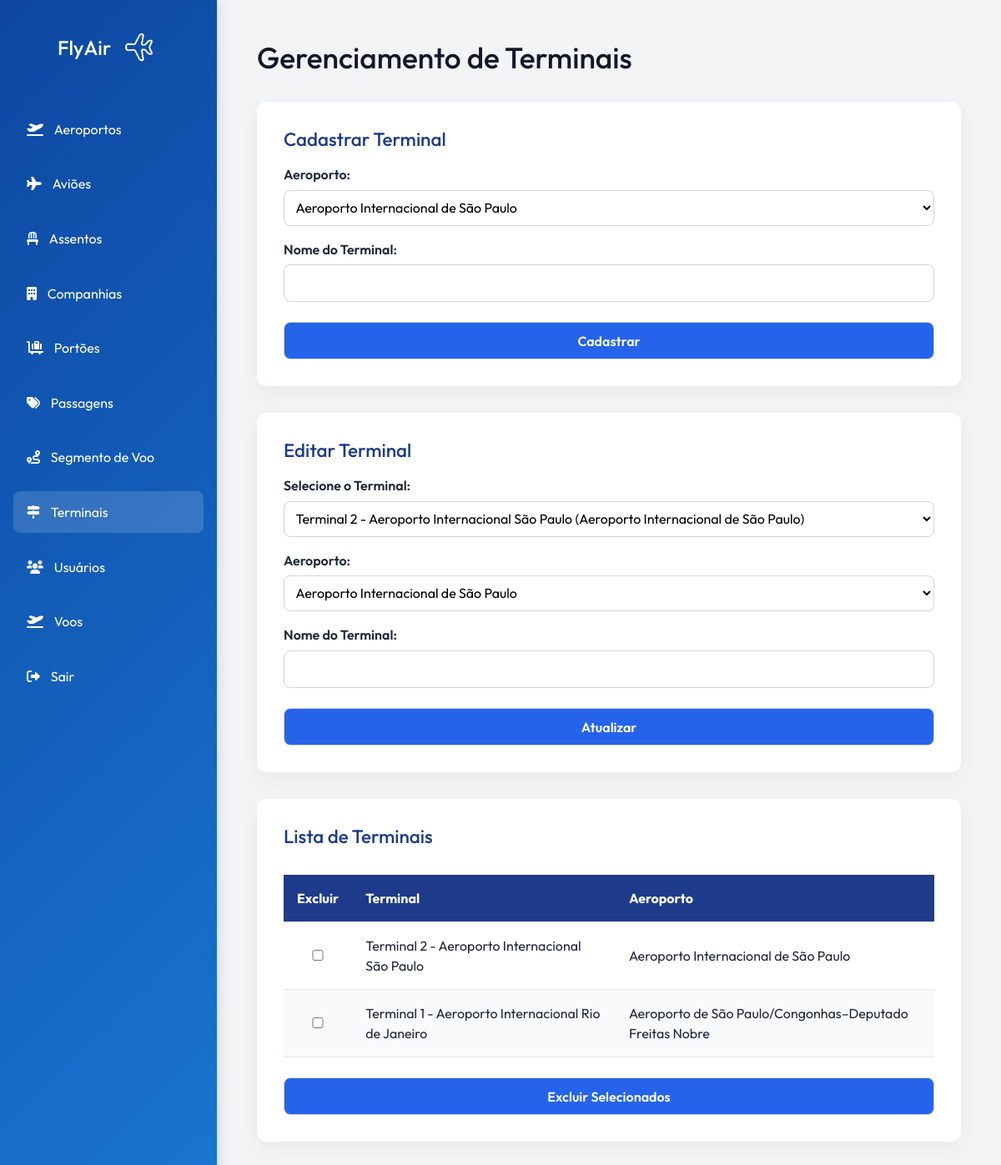
Screenshot of /routes/terminalRoutes.php (signed in) with the database file from the repository.
### tables this page shows
CREATE TABLE `terminais` (
  `id_terminal` int(11) NOT NULL,
  `id_aeroporto` int(11) NOT NULL,
  `nome_terminal` varchar(255) NOT NULL
);

CREATE TABLE `aeroportos` (
  `id_aeroporto` int(11) NOT NULL,
  `nome_aeroporto` varchar(255) NOT NULL,
  `codigo_aeroporto` varchar(10) NOT NULL,
  `localizacao_aeroporto` varchar(255) NOT NULL
);

### app/controllers/TerminalController.php (called while the page is built, shortened)
<?php
require_once __DIR__ . '/../models/Terminal.php';
class TerminalController {
    private $model;
    public function __construct($mysqli) {
        $this->model = new Terminal($mysqli);
    }
    public function index() {
        $terminais = $this->model->listarTodos();
        $aeroportos = $this->model->listarAeroportos();
        include '../app/views/ctrldev/terminal/index.php';
    }
}

### app/models/Terminal.php (called while the page is built, shortened)
<?php
class Terminal {
    private $db;
    public function __construct($mysqli) {
        $this->db = $mysqli;
    }
    public function listarTodos() {
        $sql = "SELECT t.id_terminal, t.nome_terminal, a.nome_aeroporto, a.id_aeroporto
                FROM terminais t
                INNER JOIN aeroportos a ON t.id_aeroporto = a.id_aeroporto";
        return $this->db->query($sql);
    }
    public function listarAeroportos() {
        return $this->db->query("SELECT * FROM aeroportos");
    }
}

### app/views/ctrldev/terminal/index.php (the view, shortened to what this page needs)
<?php
require_once '../routes/terminalRoutes.php';
?>
<!DOCTYPE html>
<html lang="pt-br">
<head>
  <link rel="stylesheet" href="../assets/css/style.css">
  <link href="https://cdnjs.cloudflare.com/ajax/libs/font-awesome/6.0.0-beta3/css/all.min.css" rel="stylesheet">
    <link href="https://cdn.jsdelivr.net/npm/bootstrap@5.3.3/dist/css/bootstrap.min.css" rel="stylesheet">
</head>
<body id="adm">
<aside class="sidebar">
    <div class="sidebar-header">
        <h1>FlyAir<a href="../app/views/ctrldev/"><img src="../assets/images/fly-airplane.png" alt="Logo" class="logo"></a></h1>
    </div>
      <nav class="menu">
        <a href="../routes/aeroportoRoutes.php" class="menu-item">
          <i class="fa-solid fa-plane-departure"></i>
          <span>Aeroportos</span>
        </a>
        <a href="../routes/aviaoRoutes.php" class="menu-item">
          <i class="fas fa-plane"></i>
          <span>Aviões</span>
        </a>
        <a href="../routes/assentoRoutes.php" class="menu-item">
          <i class="fas fa-chair"></i>
          <span>Assentos</span>
        </a>
        <a href="../routes/companhiaRoutes.php" class="menu-item">
          <i class="fas fa-building"></i>
          <span>Companhias</span>
        </a>
        <a href="../routes/portaoRoutes.php" class="menu-item">
          <i class="fa-solid fa-cart-flatbed-suitcase"></i>
          <span>Portões</span>
        </a>
        <a href="../routes/passagemRoutes.php" class="menu-item">
          <i class="fas fa-tags"></i>
          <span>Passagens</span>
        </a>
        <a href="../routes/segmentoVooRoutes.php" class="menu-item">
          <i class="fas fa-route"></i>
          <span>Segmento de Voo</span>
        </a>
        <a href="../routes/terminalRoutes.php" class="menu-item active">
          <i class="fa-solid fa-signs-post"></i>
          <span>Terminais</span>
          </a>
          <a href="../routes/usuarioRoutes.php" class="menu-item">
              <i class="fas fa-users"></i>
              <span>Usuários</span>
          </a>
          <a href="../routes/vooRoutes.php" class="menu-item">
              <i class="fas fa-plane-departure"></i>
              <span>Voos</span>
          </a>
          <a href="/aeroporto/logout" class="menu-item">
              <i class="fa-solid fa-right-from-bracket"></i>
              <span>Sair</span>
          </a>
      </nav>
    </aside>
<main>
<h1>Gerenciamento de Terminais</h1>
<div class="form-container" id='formulario'>
  <h2>Cadastrar Terminal</h2>
  <form method="post" action="../routes/terminalRoutes.php">
    <label for="id_aeroporto">Aeroporto:</label>
    <select name="id_aeroporto" required>
      <?php while ($aeroporto = $aeroportos->fetch_assoc()): ?>
        <option value="<?= $aeroporto['id_aeroporto'] ?>"><?= $aeroporto['nome_aeroporto'] ?></option>
      <?php endwhile; ?>
    </select>
    <label for="nome_terminal">Nome do Terminal:</label>
    <input type="text" name="nome_terminal" required>
    <input type="submit" value="Cadastrar">
  </form>
</div>
<div class="form-container" id='formulario'>
  <h2>Editar Terminal</h2>
  <form method="post" action="../routes/terminalRoutes.php">
    <label for="id_terminal">Selecione o Terminal:</label>
    <select name="id_terminal" required>
      <?php
      $terminais->data_seek(0);
      while ($terminal = $terminais->fetch_assoc()):
      ?>
        <option value="<?= $terminal['id_terminal'] ?>">
          <?= $terminal['nome_terminal'] ?> (<?= $terminal['nome_aeroporto'] ?>)
        </option>
      <?php endwhile; ?>
    </select>
    <label for="id_aeroporto_edit">Aeroporto:</label>
    <select name="id_aeroporto_edit" required>
      <?php
      $aeroportos->data_seek(0);
      while ($aeroporto = $aeroportos->fetch_assoc()):
      ?>
        <option value="<?= $aeroporto['id_aeroporto'] ?>"><?= $aeroporto['nome_aeroporto'] ?></option>
      <?php endwhile; ?>
    </select>
    <label for="update_nome_terminal">Nome do Terminal:</label>
    <input type="text" name="update_nome_terminal" required>
    <input type="submit" value="Atualizar">
  </form>
</div>
<div class="form-container" id="listar">
  <h2>Lista de Terminais</h2>
  <form method="post" action="../routes/terminalRoutes.php">
    <div class="table-container">
      <table class="styled-table">
        <thead>
          <tr>
            <th>Excluir</th>
            <th>Terminal</th>
            <th>Aeroporto</th>
          </tr>
        </thead>
        <tbody>
          <?php
          $terminais->data_seek(0);
          while ($terminal = $terminais->fetch_assoc()):
          ?>
            <tr>
              <td><input type="checkbox" name="ids[]" value="<?= $terminal['id_terminal'] ?>"></td>
              <td><?= $terminal['nome_terminal'] ?></td>
              <td><?= $terminal['nome_aeroporto'] ?></td>
            </tr>
          <?php endwhile; ?>
        </tbody>
      </table>
    </div>
    <div class="button-wrapper">
      <input type="submit" value="Excluir Selecionados" class="btn-delete">
    </div>
  </form>
</div>
</main>
</body>
</html>

### assets/css/style.css (style rules this page uses)
* { margin: 0; padding: 0; box-sizing: border-box; }
#adm { display: flex; min-height: 100vh; background: #f3f4f6; color: #1f2937; font-family: 'Outfit', sans-serif!important; }
.sidebar { width: 260px; background: linear-gradient(135deg, #0d47a1, #1976d2); color: white; padding: 2rem 1rem; box-shadow: 4px 0 15px rgba(0, 0, 0, 0.1); }
.sidebar-header { text-align: center; margin-bottom: 3rem; }
.sidebar-header h1 { font-size: 1.5rem; margin-bottom: 1rem; display: flex; align-items: center; justify-content: center; gap: 0.5rem; }
.sidebar-header img.logo { width: 50px; height: auto; }
.menu { display: flex; flex-direction: column; gap: 1rem; }
.menu-item { color: white; text-decoration: none; padding: 0.8rem 1rem; border-radius: 8px; transition: 0.3s ease; display: flex; align-items: center; gap: 0.8rem; }
.menu-item:hover, .menu-item.active { background-color: rgba(255, 255, 255, 0.15); }
main { flex: 1; padding: 3rem; overflow-y: auto; }
main h1 { font-size: 2.2rem; margin-bottom: 2rem; color: #111827; }
.form-container { background: white; padding: 2rem; border-radius: 12px; box-shadow: 0 8px 24px rgba(0, 0, 0, 0.05); margin-bottom: 2rem; }
.form-container h2 { font-size: 1.4rem; margin-bottom: 1rem; color: #1e3a8a; }
.form-container form label { display: block; margin-top: 1rem; font-weight: 600; margin-bottom: 0.4rem; }
.form-container form input, .form-container form select { width: 100%; padding: 0.6rem; border: 1px solid #d1d5db; border-radius: 8px; font-size: 1rem; background: #ffffff; transition: 0.2s ease; }
input[type="submit"] { background: #2563eb!important; color: white; font-weight: 600; margin-top: 1.5rem; cursor: pointer; transition: 0.3s ease; }
.table-container { overflow-x: auto; }
.styled-table { width: 100%; border-collapse: collapse; margin-top: 1rem; }
.styled-table thead { background-color: #1e3a8a; color: white; }
.styled-table th, .styled-table td { padding: 1rem; text-align: left; border-bottom: 1px solid #e5e7eb; }
.styled-table tbody tr:nth-child(even) { background-color: #f9fafb; }
.btn-delete { background-color: #ef4444; border: none; padding: 0.8rem 1.5rem; border-radius: 8px; color: white; font-weight: 600; margin-top: 1rem; transition: 0.3s ease; }
.logo { font-weight: bold; font-size: 22px; color: #1d3557; text-decoration: none; }
.auth-form input, select { padding: 0.6rem; border: 1px solid #d1d5db; border-radius: 8px; background: #f9fafb; font-size: 1rem; }

### rows the page displays
terminais: nome_terminal "Terminal 2 - Aeroporto Internacional São Paulo", id_aeroporto.nome_aeroporto "Aeroporto Internacional de São Paulo"
terminais: nome_terminal "Terminal 1 - Aeroporto Internacional Rio de Janeiro", id_aeroporto.nome_aeroporto "Aeroporto de São Paulo/Congonhas–Deputado Freitas Nobre"

### other values shown
form field id_aeroporto "Aeroporto Internacional de São Paulo"
form field id_terminal "Terminal 2 - Aeroporto Internacional São Paulo (Aeroporto Internacional de São Paulo)"
form field id_aeroporto_edit "Aeroporto Internacional de São Paulo"
